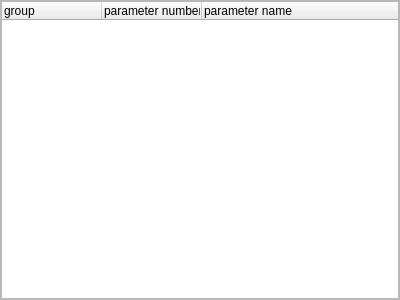
<?xml version="1.0" encoding="UTF-8"?>
<ui version="4.0">
 <class>DbcFormParamGroups</class>
 <widget class="QFrame" name="DbcFormParamGroups">
  <property name="geometry">
   <rect>
    <x>0</x>
    <y>0</y>
    <width>400</width>
    <height>300</height>
   </rect>
  </property>
  <property name="windowTitle">
   <string>Frame</string>
  </property>
  <property name="windowIcon">
   <iconset resource="gex.qrc">
    <normaloff>:/gex/icons/gex_application_48x48.png</normaloff>:/gex/icons/gex_application_48x48.png</iconset>
  </property>
  <property name="frameShape">
   <enum>QFrame::StyledPanel</enum>
  </property>
  <property name="frameShadow">
   <enum>QFrame::Raised</enum>
  </property>
  <layout class="QGridLayout" name="gridLayout">
   <property name="margin">
    <number>0</number>
   </property>
   <property name="spacing">
    <number>0</number>
   </property>
   <item row="0" column="0">
    <widget class="QTreeWidget" name="treeWidget">
     <property name="contextMenuPolicy">
      <enum>Qt::CustomContextMenu</enum>
     </property>
     <property name="dragEnabled">
      <bool>false</bool>
     </property>
     <property name="dragDropMode">
      <enum>QAbstractItemView::NoDragDrop</enum>
     </property>
     <property name="defaultDropAction">
      <enum>Qt::CopyAction</enum>
     </property>
     <property name="alternatingRowColors">
      <bool>true</bool>
     </property>
     <property name="selectionMode">
      <enum>QAbstractItemView::ExtendedSelection</enum>
     </property>
     <attribute name="headerDefaultSectionSize">
      <number>100</number>
     </attribute>
     <column>
      <property name="text">
       <string>group</string>
      </property>
     </column>
     <column>
      <property name="text">
       <string>parameter number</string>
      </property>
     </column>
     <column>
      <property name="text">
       <string>parameter name</string>
      </property>
     </column>
    </widget>
   </item>
  </layout>
 </widget>
 <resources>
  <include location="gex.qrc"/>
 </resources>
 <connections/>
</ui>
